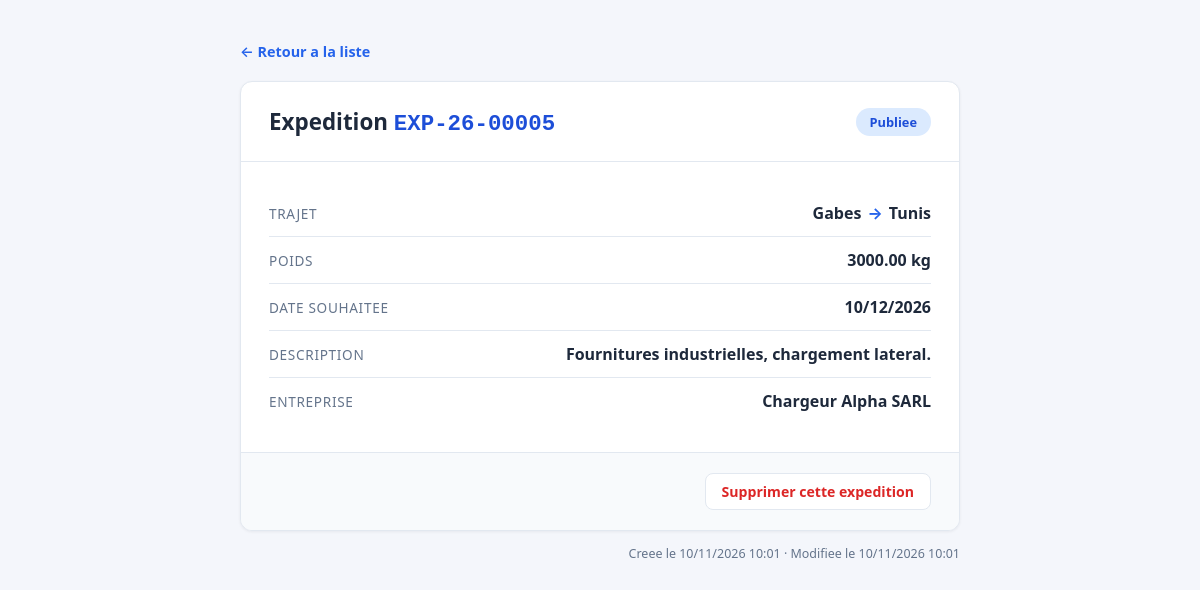
The page /expedition/expedition_detail/10/ on the database its author committed.
### ExpeditionApp/models.py (models this page shows, shortened)
class Expedition(models.Model):
    reference = models.CharField(max_length=50, editable=False, unique=True, blank=True)
    ville_depart = models.CharField(max_length=100)
    ville_arrivee = models.CharField(max_length=100)
    poids_kg = models.DecimalField(max_digits=10, decimal_places=2, validators=[MinValueValidator(0.001, message="Le poids doit etre superieur a 0")])
    date_souhaitee = models.DateField()
    description = models.TextField(blank=True, null=True)
    statut = models.CharField(
        max_length=20,
        choices=[
            ('publiee', 'Publiee'),
            ('attribuee', 'Attribuee'),
            ('en_cours', 'En cours'),
            ('livree', 'Livree'),
            ('annulee', 'Annulee'),
        ],
        default='publiee',
        verbose_name="Statut"
    )
    entreprise = models.ForeignKey(
        Entreprise,
        on_delete=models.CASCADE,
        related_name='expeditions',
    )
    created_at = models.DateTimeField(auto_now_add=True)
    updated_at = models.DateTimeField(auto_now=True)

### EntrepriseApp/models.py (models this page shows)
class Entreprise(models.Model):
    raison_sociale = models.CharField(max_length=255, null=False, blank=False)
    matricule_fiscale = models.CharField(max_length=17, unique=True, validators=[matricule_fiscal_validator])
    type_entreprise = models.CharField(max_length=100, choices=[
        ('chargeur', 'Chargeur'),
        ('transporteur', 'Transporteur')
    ], default='chargeur')
    adresse = models.TextField(validators=[
        MinLengthValidator(20, message="L'adresse doit contenir au moins 20 caractères"),
        MaxLengthValidator(300, message="L'adresse ne peut pas dépasser 300 caractères")
    ])
    created_at = models.DateTimeField(auto_now_add=True)
    updated_at = models.DateTimeField(auto_now=True)
    utilisateur = models.OneToOneField(Utilisateur, on_delete=models.CASCADE, related_name='entreprise')
    def __str__(self):
        return self.raison_sociale

### ExpeditionApp/views.py (the view)
# urls.py: path('expedition_detail/<int:pk>/', Expedition_Details.as_view(), name='expedition_detail'),
class Expedition_Details(DetailView):
    model = Expedition
    template_name = "expedition/details.html"
    context_object_name = "expedition"
    def get(self, request, *args, **kwargs):
        expedition = Expedition.objects.filter(pk=kwargs.get("pk")).first()
        if expedition is None:
            return expedition_not_found(request, reference=f"#{kwargs.get('pk')}")
        return render(request, self.template_name, {"expedition": expedition})

### templates/expedition/details.html (shortened to what this page needs)
<!DOCTYPE html>
<html lang="fr">
<head>
</head>
<body>
    <div class="container">
        <a class="back" href="{% url 'list' %}">&larr; Retour a la liste</a>
        <div class="card">
            <div class="card-header">
                <h1>Expedition <span class="ref">{{ expedition.reference }}</span></h1>
                <span class="statut statut-{{ expedition.statut }}">{{ expedition.get_statut_display }}</span>
            </div>
            <div class="card-body">
                <div class="row">
                    <span class="label">Trajet</span>
                    <span class="value route-value">
                        {{ expedition.ville_depart }}<span class="arrow">&rarr;</span>{{ expedition.ville_arrivee }}
                    </span>
                </div>
                <div class="row">
                    <span class="label">Poids</span>
                    <span class="value">{{ expedition.poids_kg }} kg</span>
                </div>
                <div class="row">
                    <span class="label">Date souhaitee</span>
                    <span class="value">{{ expedition.date_souhaitee|date:"d/m/Y" }}</span>
                </div>
                {% if expedition.description %}
                <div class="row">
                    <span class="label">Description</span>
                    <span class="value">{{ expedition.description }}</span>
                </div>
                {% endif %}
                <div class="row">
                    <span class="label">Entreprise</span>
                    <span class="value">{{ expedition.entreprise }}</span>
                </div>
            </div>
            <div class="card-footer">
                <form method="post" action="{% url 'delete' expedition.pk %}" style="margin:0"
                      onsubmit="return confirm('Supprimer cette expedition ?');">
                    <button type="submit" class="btn-delete">Supprimer cette expedition</button>
                </form>
            </div>
        </div>
        <p class="meta">Creee le {{ expedition.created_at|date:"d/m/Y H:i" }} &middot; Modifiee le {{ expedition.updated_at|date:"d/m/Y H:i" }}</p>
    </div>
</body>
</html>

### templates/expedition/details.html (style rules this page uses)
:root { --bg: #f4f6fb; --card: #ffffff; --text: #1e293b; --muted: #64748b; --primary: #2563eb; --primary-dark: #1d4ed8; --border: #e2e8f0; --danger: #dc2626; }
* { margin: 0; padding: 0; box-sizing: border-box; }
body { font-family: "Segoe UI", system-ui, -apple-system, sans-serif; background: var(--bg); color: var(--text); min-height: 100vh; padding: 40px 24px; }
.container { max-width: 720px; margin: 0 auto; }
a.back { display: inline-flex; align-items: center; gap: 6px; color: var(--primary); text-decoration: none; font-weight: 600; font-size: 0.9rem; margin-bottom: 20px; }
.card { background: var(--card); border: 1px solid var(--border); border-radius: 12px; overflow: hidden; box-shadow: 0 1px 3px rgba(15, 23, 42, 0.06); }
.card-header { padding: 24px 28px; border-bottom: 1px solid var(--border); display: flex; justify-content: space-between; align-items: center; flex-wrap: wrap; gap: 12px; }
.card-header h1 { font-size: 1.4rem; font-weight: 700; }
.ref { font-family: "Courier New", monospace; font-weight: 700; color: var(--primary-dark); }
.statut { display: inline-block; padding: 5px 14px; border-radius: 999px; font-size: 0.8rem; font-weight: 600; }
.statut-publiee { background: #dbeafe; color: #1d4ed8; }
.card-body { padding: 28px; }
.row { display: flex; justify-content: space-between; padding: 12px 0; border-bottom: 1px solid var(--border); }
.row:last-child { border-bottom: none; }
.row .label { color: var(--muted); font-size: 0.85rem; text-transform: uppercase; letter-spacing: 0.05em; align-self: center; }
.row .value { font-weight: 600; text-align: right; }
.row .route-value .arrow { color: var(--primary); font-weight: bold; margin: 0 6px; }
.card-footer { padding: 20px 28px; background: #f8fafc; border-top: 1px solid var(--border); display: flex; justify-content: flex-end; }
.btn-delete { background: #fff; border: 1px solid var(--border); color: var(--danger); padding: 8px 16px; border-radius: 8px; font-size: 0.88rem; font-weight: 600; cursor: pointer; font-family: inherit; }
.meta { margin-top: 14px; color: var(--muted); font-size: 0.78rem; text-align: right; }

### rows shown on the page
Expedition: reference "EXP-26-00005", statut "Publiee", ville_depart "Gabes", ville_arrivee "Tunis", poids_kg "3000.00", date_souhaitee "10/12/2026", description "Fournitures industrielles, chargement lateral.", entreprise "Chargeur Alpha SARL", created_at "10/11/2026 10:01", updated_at "10/11/2026 10:01"
